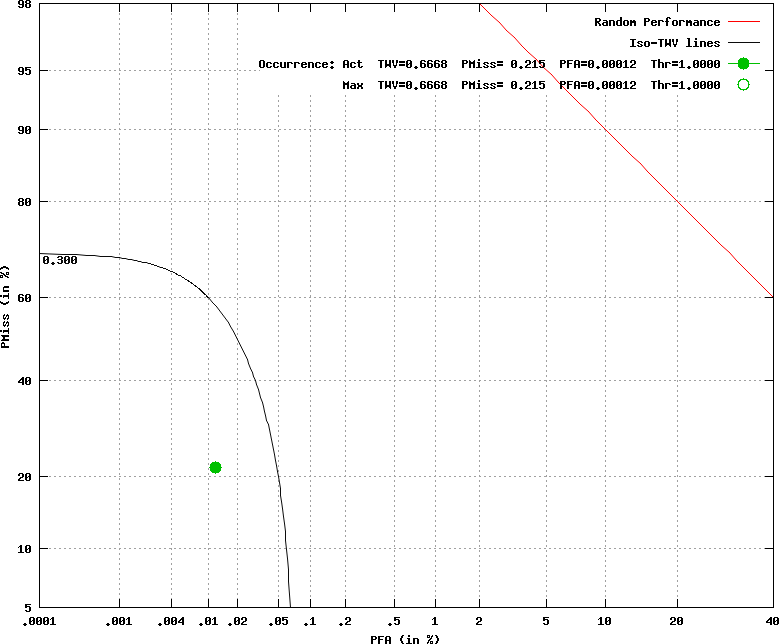

This chart was generated by the following gnuplot code:
set terminal postscript color
set noxzeroaxis
set noyzeroaxis
### Using xScale = nd
### Using yScale = nd
set style fill  transparent solid 0.10 noborder
### keyLoc=top keySpacing=0.7 keyFontFace=medium keyFontSize=
set key top samplen 1 spacing 0.7  font "medium,"
set size ratio 0.821894871074622
set title ''
set grid
set pointsize 3
set ylabel 'PMiss (in %)'
set xlabel 'PFA (in %)'
set label 1 "0.300" at graph 0.005, graph 0.575729465340501 left nopoint textcolor rgb "#b0b0b0b"
set noxtics
set xtics ('.0001' -4.7534, '.001' -4.2649, '.004' -3.9444, '.01' -3.7190, '.02' -3.5401, '.05' -3.2905, '.1' -3.0902, '.2' -2.8782, '.5' -2.5758, '1' -2.3263, '2' -2.0537, '5' -1.6449, '10' -1.2816, '20' -0.8416, '40' -0.2533)
set noytics
set ytics ('5' -1.6449, '10' -1.2816, '20' -0.8416, '40' -0.2533, '60' 0.2533, '80' 0.8416, '90' 1.2816, '95' 1.6449, '98' 2.0537)
plot [-4.75343910607888:-0.253347103317183] [-1.64485362793551:2.05374890849825] \
  -x title 'Random Performance' with lines lt 1,\
  'overall/nist/nist.dets/sum.isometriclines' title 'Iso-TWV lines' with lines lt rgb "#b0b0b0b" lw 1,\
  'overall/nist/nist.dets/sum.Occurrence.dat.1' using 3:2 notitle with  lines  lc 2 lw 1,\
    'overall/nist/nist.dets/sum.Occurrence.dat.2' using 11:10 title 'Occurrence: Act  TWV=0.6668  PMiss= 0.215  PFA=0.00012  Thr=1.0000' with linespoints pt 7 ps 2 lc 2,\
  'overall/nist/nist.dets/sum.Occurrence.dat.2' using 6:5 title 'Max  TWV=0.6668  PMiss= 0.215  PFA=0.00012  Thr=1.0000' with points lc 2 pt 6 lw 1 ps 2
